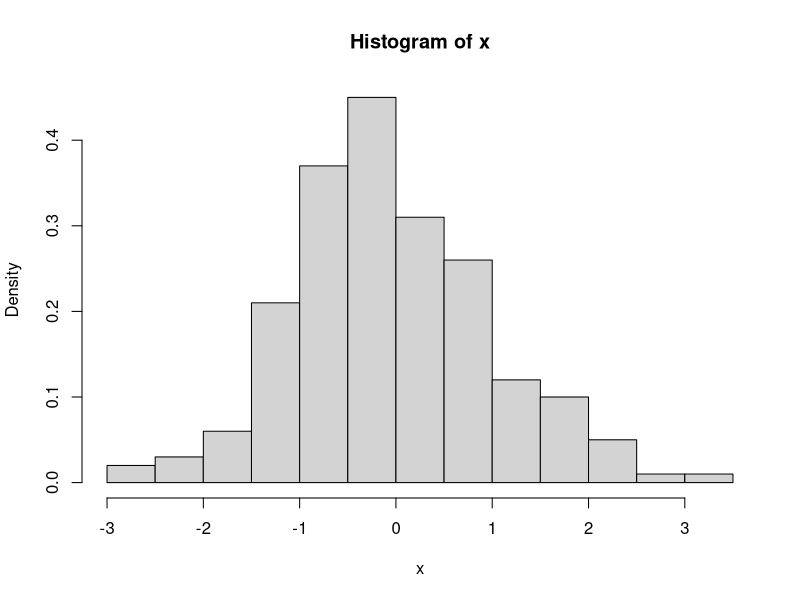
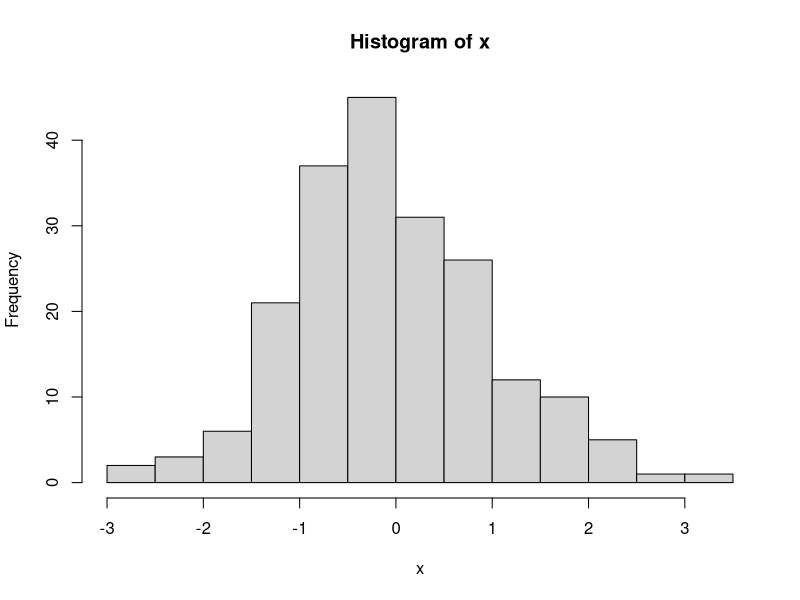
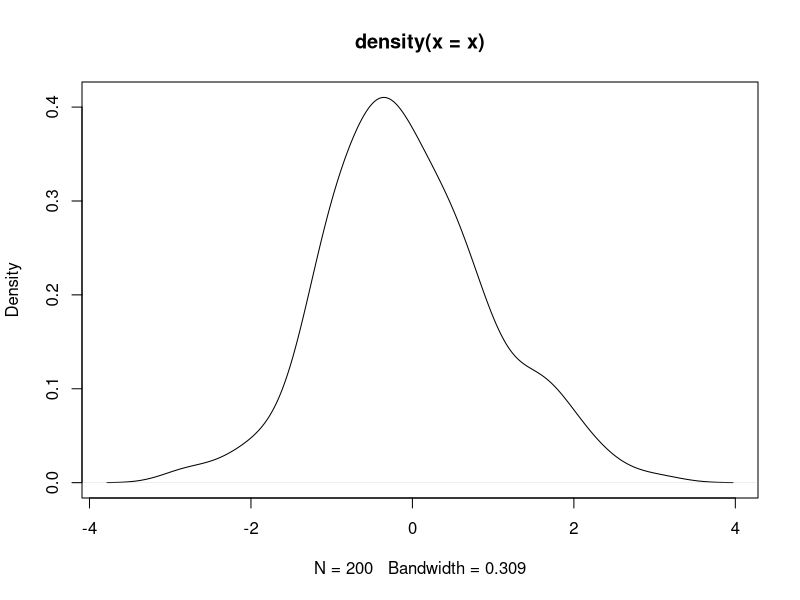

Recreate these plots in R, in order.
####### LAB  EXERCISE #######

#Study the following functions:
  
#cat()
#density()
#hist()
#if()
#plot()
#summary()

#Access the help files with the ? operator. For if() you should enclose it in double quotes: ?”if”). 

# 1. Write a function called my.display() that takes as its argument a vector.
#The function should display the line  “summary of input:”  using the cat() function, and then a summary of the argument using the summary() function.
#You can use the character “\n” in a text string to indicate line shifts.

my.display<-function(x){
  cat("Summary of input: \n")
  return(summary(x))
}



#Expand my.display() to also contain an option for information on the argument in terms of a graph.

#This graph should be either a histogram (the hist() function), or a density plot (the plot() and density() functions).
#The histogram should by default list counts on the y axis (as hist() by default does), but my.display() should also contain an option for having frequencies 
#on the y-axis of a histogram rather than counts.
#If the call indicates that a graph is wanted, but it isn’t specified whether the graph should be a histogram or a density plot, no plot should be generated.
#Instead, the function should display the line ”Please specify type as either hist or density” , where ‘hist’ and ‘density’ are the identifiers used to indicate 
#if the plot should generate a histogram or a density plot, and ‘type’ is the variable that stores this information. 

my.display <- function(x, display=FALSE, type="", prob=FALSE) {
  if(display & type=="hist") {
      return(hist(x, breaks=13, prob))
  } else if (display & type=="density") {
      d <- density(x)
      return(plot(d))
  } else if (display) {
      cat("Please specify type as either hist or density")
  } else if (!display) {
      return(summary(x))
  }
  
}


#2. Run the following command:
set.seed(1234)
my.data<-rnorm(200)
my.display(my.data)
#What is the median of the data as shown by the my.display() function?
#-0.17190

#3. Run the following command:
my.display(my.data,display=TRUE,type="hist")

#Which option best describe the type of the chart, the x axis, the y axis, and the chart title:
#Bar chart, x, Frequency, Histogram of X 

#4. Run the following command:


my.display(my.data,display=TRUE,type="hist",prob=TRUE)

#Which option best describe the type of the chart, the x axis, the y axis, and the chart title:
  
#5. Run the following command:


my.display(my.data,display=TRUE,type="density")

#Which option best describe the type of the chart, the x axis, the y axis, and the chart title:
#Line chart, N = 200 Bandwidth = 0.309, Density, density.default(x=x) 

#6. Run the following command:
  
my.display(my.data,display=TRUE)

#Which option best describe the type of the chart, the x axis, the y axis, and the chart title: